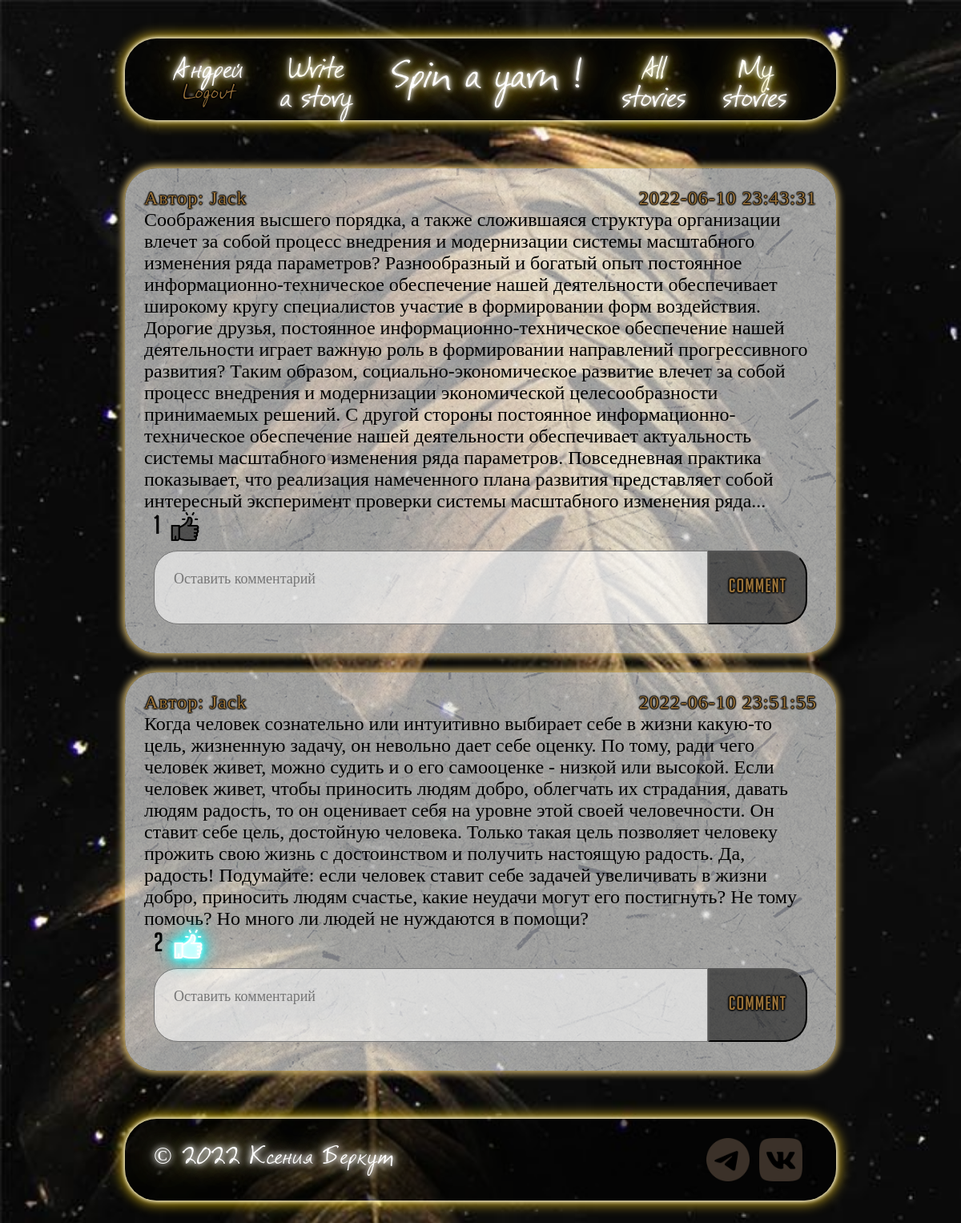
The app's page /posts/Jack (signed in) with its own data.
### website/models.py (models this page shows)
class User(db.Model, UserMixin):
    id = db.Column(db.Integer, primary_key=True)
    email = db.Column(db.String(150), unique=True)
    username = db.Column(db.String(150), unique=True)
    password = db.Column(db.String(150))
    date_created = db.Column(db.DateTime(timezone=True), default=func.now())
    posts = db.relationship('Post', backref='user', passive_deletes=True)
    comments = db.relationship('Comment', backref='user', passive_deletes=True)
    likes = db.relationship('Like', backref='user', passive_deletes=True)

class Post(db.Model):
    id = db.Column(db.Integer, primary_key=True)
    text = db.Column(db.Text, nullable=False)
    date_created = db.Column(db.DateTime(timezone=True), default=func.now())
    author = db.Column(db.Integer, db.ForeignKey('user.id', ondelete="CASCADE"), nullable=False)
    rubric = db.Column(db.String, nullable=False)
    comments = db.relationship('Comment', backref='post', passive_deletes=True)
    likes = db.relationship('Like', backref='post', passive_deletes=True)

### website/views.py (the view)
@views.route("/posts/<username>")
@login_required
def posts(username):
    user = User.query.filter_by(username=username).first()
    if not user:
        flash('Нет пользователя с таким именем')
        return redirect(url_for('views.home'))
    posts = user.posts
    return render_template("user_posts.html", user=current_user, posts=posts, username=username)

### website/__init__.py (called while the page is built)
def create_app():
    app = Flask(__name__)
    app.config['SECRET_KEY'] = "helloworld"
    app.config['SQLALCHEMY_DATABASE_URI'] = f'sqlite:///{DB_NAME}'
    db.init_app(app)
    from .views import views
    from .auth import auth
    app.register_blueprint(views, url_prefix="/")
    app.register_blueprint(auth, url_prefix="/")
    from .models import User, Post, Comment, Like
    create_database(app)
    login_manager = LoginManager()
    login_manager.login_view = "auth.login"
    login_manager.init_app(app)
    @login_manager.user_loader
    def load_user(id):
        return User.query.get(int(id))
    return app

### website/templates/user_posts.html (shortened to what this page needs)
{% extends "base.html" %}
{% block content %}
{%for post in posts %}
<div class="post">
    <div class="string">
        <p>Автор: {{ post.user.username }} </p>
        <p> {{ post.date_created }} </p>
    </div>
    {{ post.text }}
    <div class="likes">
        <p id="likes-count-{{post.id}}">{{ post.likes|length }}</p>
        {% if user.id in post.likes|map(attribute="author")|list %}
        <img src="{{url_for('static', filename='css/assets/like.png')}}" class="liked" id="like-button-{{post.id}}" onclick="like( {{post.id}} )">
        {% else %}
        <img src="{{url_for('static', filename='css/assets/like.png')}}" class="unliked" id="like-button-{{post.id}}" onclick="like( {{post.id}} )">
        {% endif %}
    </div>
    <form method="POST" action="/create_comment/{{post.id}}" class="comment_form">
        <textarea type="text" id="text" name="text" placeholder="Оставить комментарий"></textarea>
        <button type="submit" class="btn3">Comment</button>
    </form>
</div>
{% endfor %}
{% endblock %}

### website/templates/base.html (shortened to what this page needs)
<!DOCTYPE html>
<html lang="en">
<head>
	<link rel="stylesheet" href="{{url_for('static', filename='css/style.css')}}">
</head>
<body>
    <div class="wall">
        <div class="header">
            <div class="header_panel">
                {% if user.is_authenticated %}
                <div class="doubles_tring">
                    <h4>{{ user.username }}</h4>
                    <a href="/logout"><p>Logout</p></a>
                </div>
                {% endif %}
                <a href="/create_post"><div class="doubles_tring">
                    <h3>Write</h3>
                    <h3>a story</h3>
                </div></a>
            </div>
            <div class="header_panel">
                {% if user.is_authenticated %}
                <a href="/home"><h2>Spin a yarn !</h2></a>
                {% else %}
                <a href="/home"><h1>Spin a yarn !</h1></a>
                {% endif %}
            </div>
            <div class="header_panel">
                <a href="/stories"><div class="doubles_tring">
                    <h3>All</h3>
                    <h3>stories</h3>
                </div></a>
                {% if user.is_authenticated %}
                <a href="/posts/{{ user.username }}"><div class="doubles_tring">
                    <h3>My</h3>
                    <h3>stories</h3>
                </div></a>
                {% endif %}
            </div>
        </div>
        <div class="content">
            {% block content %}{% endblock %}
        </div>
    </div>
    <div class="footer">
        <p>© 2022 Ксения Беркут</p>
        <a href="tg://resolve?domain=berkut_ksu"><img src="{{url_for('static', filename='css/assets/tgD.png')}}"></a>
        <a href="https://vk.com/golden_eagle39" target="_blank"><img src="{{url_for('static', filename='css/assets/vkD.png')}}"></a>
    </div>
</body>
</html>

### website/static/css/style.css (style rules this page uses)
* { margin: 0; padding: 0; }
a:-webkit-any-link { text-decoration: none; }
a:any-link { text-decoration: none; }
body { will-change: transform; background: url(assets/bg.jpg) no-repeat; background-size: cover; background-attachment: fixed; }
.wall { margin: 4vw 13vw; }
.header { height: 4.5vw; padding: 2vw 3vw; display: flex; background-color: rgba(0, 0, 0, 0.6); justify-content: space-around; box-shadow: 0 0 5px 1px #fff, 0 0 15px 4px #d1af22; border-radius: 40px; width: fill-available; width: -webkit-fill-available; width: -moz-available; }
.header_panel { display: flex; flex-grow: 0.3; justify-content: inherit; align-items: center; text-align: center; }
.doubles_tring { display: flex; flex-direction: column; text-align: center; justify-content: center; align-items: center; padding: 1vw; }
.header h2, h3, h4 { font: normal 4vw 'festus'; margin: auto 0vw; color: #fff; outline: none; text-decoration: none; text-shadow: 0 0 5px #fff, 0 0 10px #fff, 0 0 22px #d1af22, 0 0 42px #d1af22, 0 0 65px #d1af22; }
.header h3, h4 { font: normal 3vw 'festus'; margin: auto 0vw; height: 3vw; }
.header p { font: normal 2vw 'festus'; }
.content { height: fit-content; margin: 5vw 0vw; }
.entrance h1, p { color: #997239; letter-spacing: 1px; text-shadow: 1px 0 1.5px #000, 0 1px 1.5px #000, -1px 0 1.5px #000, 0 -1px 1.5px #000, 0 0 2px #000; }
.reg_form h1, h2 { color: #997239; margin: 0.75vw 0vw; letter-spacing: 1px; text-shadow: 1px 0 2px #000, 0 1px 2px #000, -1px 0 2px #000, 0 -1px 2px #000, 0 0 3px #000; }
.post { background: url(assets/bg_w.png) no-repeat; background-size: cover; width: -webkit-fill-available; height: fit-content; box-shadow: 0 0 10px 3px #d7bb71; border-radius: 40px; margin: 2vw 0vw; padding: 2vw; font: normal 2vw 'Ropa sans pro'; display: flex; flex-direction: column; }
.string { display: flex; justify-content: space-between; }
.likes { display: flex; align-items: center; }
.likes p { font: normal 2.75vw 'BigNoodleTitlingCyr'; color: #000; text-shadow: none; margin: 0vw 1vw; }
.likes img { width: 3vw; }
.liked { filter: invert(1) drop-shadow(0 0 2px #fff) drop-shadow(0 0 5px #00Ffff) drop-shadow(0 0 10px #00Ffff); }
.comment_form { display: flex; margin: 1vw; }
.comment_form textarea { width: -webkit-fill-available; height: -webkit-fill-available; background-color: rgba(255, 255, 255, 0.6); border-radius: 30px 0px 0px 30px; resize: none; padding: 2vw; font: normal 1.5vw 'Ropa sans pro'; }
.btn3 { background-color: rgba(0, 0, 0, 0.5); border-radius: 0px 30px 30px 0px; text-align: center; font: normal 2vw 'BigNoodleTitlingCyr'; padding: 0.5vw 2vw; color: #997239; letter-spacing: 1px; text-shadow: 1px 0 2px #000, 0 1px 2px #000, -1px 0 2px #000, 0 -1px 2px #000, 0 0 3px #000; }
.footer { height: 4.5vw; margin: 4vw 13vw; background-color: rgba(0, 0, 0, 0.6); box-shadow: 0 0 5px 1px #fff, 0 0 15px 4px #d1af22; border-radius: 40px; display: flex; justify-content: space-between; padding: 2vw 3vw; }
.footer img { height: fill-available; height: -webkit-fill-available; height: -moz-available; margin: 0vw 0.5vw; }
.footer p { font: normal 2.5vw 'festus'; color: #fff; text-shadow: 0 0 7px #fff, 0 0 10px #fff, 0 0 21px #fff, 0 0 42px #d1af22, 0 0 82px #d1af22, 0 0 92px #d1af22, 0 0 102px #d1af22, 0 0 151px #d1af22; flex-grow: 1; margin: auto 0vw; }

### records on screen
User: username "Андрей"
Post: user.username "Jack", date_created "2022-06-10 23:43:31", text "Соображения высшего порядка, а также сложившаяся структура организации влечет за собой процесс внедрения и модернизации системы масштабного изменения ряда параметров? Разнообразный и богатый опыт постоянное информационно-техническое обеспечение нашей деятельности обеспечивает широкому кругу специалистов участие в формировании форм воздействия. Дорогие друзья, постоянное информационно-техническое обеспечение нашей деятельности играет важную роль в формировании направлений прогрессивного развития? Таким образом, социально-экономическое развитие влечет за собой процесс внедрения и модернизации экономической целесообразности принимаемых решений. С другой стороны постоянное…", likes|length "1"
Post: user.username "Jack", date_created "2022-06-10 23:51:55", text "Когда человек сознательно или интуитивно выбирает себе в жизни какую-то цель, жизненную задачу, он невольно дает себе оценку. По тому, ради чего человек живет, можно судить и о его самооценке - низкой или высокой. Если человек живет, чтобы приносить людям добро, облегчать их страдания, давать людям радость, то он оценивает себя на уровне этой своей человечности. Он ставит себе цель, достойную человека. Только такая цель позволяет человеку прожить свою жизнь с достоинством и получить настоящую радость. Да, радость! Подумайте: если человек ставит себе задачей увеличивать в жизни добро, приносить людям счастье, какие неудачи могут его постигнуть? Не тому помочь? Но много ли людей не нуждаются…", likes|length "2"
